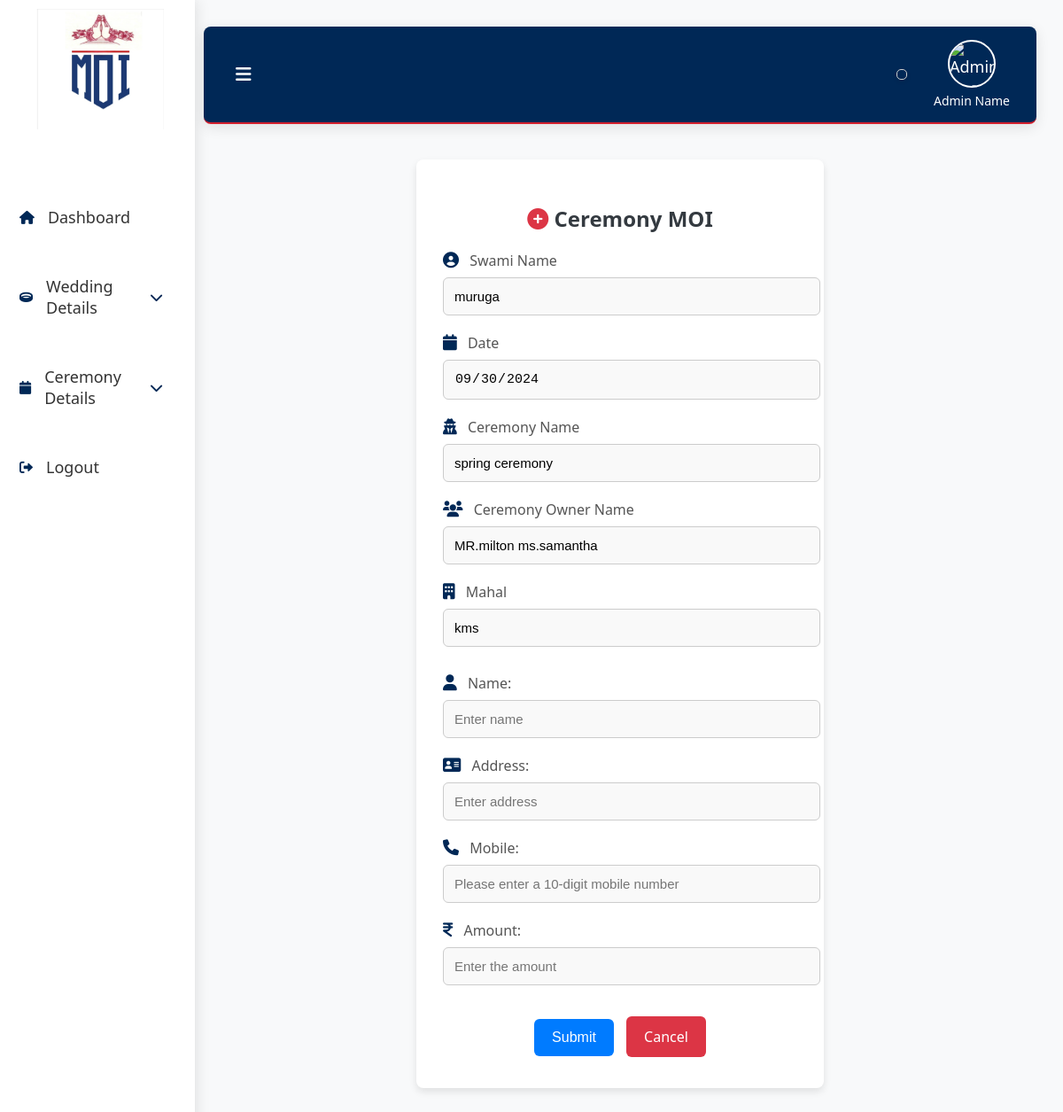
The page /ceremonymoi.php (signed in) on the database its author committed.
### tables this page shows
CREATE TABLE `ceremony` (
  `id` int(11) NOT NULL,
  `swaminame` varchar(225) NOT NULL,
  `date` date NOT NULL DEFAULT current_timestamp(),
  `ceremony` varchar(225) NOT NULL,
  `ceremonyowner` varchar(225) NOT NULL,
  `mahal` varchar(225) NOT NULL,
  `place` varchar(225) NOT NULL,
  `timing` time NOT NULL
);

### ceremonymoi.php (the view, shortened to what this page needs)
<?php
include('db.php');
$sql = "SELECT * FROM ceremony ORDER BY id DESC LIMIT 1";
$result = $con->query($sql);
?>
<!DOCTYPE html>
<html lang="en">
<head>
    <link rel="stylesheet" href="https://cdnjs.cloudflare.com/ajax/libs/font-awesome/6.0.0-beta3/css/all.min.css">
</head>
<body>
    <div class="sidebar">
        <div class="logo">
            <img src="asset/image/img/e11b7541-268d-43bd-8658-22c2cb761d9d.jfif" alt="Logo">
        </div>
        <ul>
        <li><a href="dashboard.php" class="active"><i class="fa fa-home" aria-hidden="true"></i> <span class="trans" data-en="Dashboard">Dashboard</span></a></li>
            <li class="dropdown">
                <a href="#" id="weddingDetailsToggle"><i class="fa fa-ring"></i><span class="trans" data-en="Wedding Details">Wedding Details</span><i class="fa fa-chevron-down"></i></a>
            </li>
            <li class="dropdown">
                <a href="#" id="ceremonyDetailsToggle"><i class="fa fa-calendar"></i><span class="trans" data-en="Ceremony Details">Ceremony Details</span><i class="fa fa-chevron-down"></i></a>
            </li>
            <li><a href="logout.php"><i class="fas fa-sign-out-alt"></i> Logout</a></li>
        </ul>
    </div>
    <div class="main-content">
        <div class="header">
            <div class="header-left">
                <button class="toggle-btn" id="toggleBtn"><i class="fas fa-bars"></i></button>
             </div>
            <div class="header-right">
            <div id="google_translate_element"></div>
                <div class="admin-info">
                    <img src="https://cdn.vectorstock.com/i/500p/30/97/flat-business-man-user-profile-avatar-icon-vector-4333097.avif" alt="Admin Image" class="admin-image">
                    <div class="admin-name">Admin Name</div>
                </div>
            </div>
        </div>
        <div class="form-container">
        <h2><i class="fa fa-plus-circle" aria-hidden="true"></i> Ceremony MOI</h2>
        <form action="ceremonymoi_submit.php" method="post">
            <?php if ($result->num_rows > 0): ?>
                <?php $row = $result->fetch_assoc(); ?>
                <div class="form-section">
                    <div class="form-group">
                        <label for="swaminame"><i class="fa fa-user-circle" aria-hidden="true"></i> Swami Name</label>
                        <input type="text" id="swaminame" name="swaminame" value="<?php echo htmlspecialchars($row['swaminame']); ?>" required>
                    </div>
                    <div class="form-group">
                        <label for="date"><i class="fa fa-calendar" aria-hidden="true"></i> Date</label>
                        <input type="date" id="date" name="date" value="<?php echo htmlspecialchars($row['date']); ?>" readonly>
                    </div>
                    <div class="form-group">
                        <label for="ceremony"><i class="fa fa-user-secret" aria-hidden="true"></i> Ceremony Name</label>
                        <input type="text" id="ceremony" name="ceremony" value="<?php echo htmlspecialchars($row['ceremony']); ?>" readonly>
                    </div>
                    <div class="form-group">
                        <label for="ceremonyowner"><i class="fa fa-users" aria-hidden="true"></i> Ceremony Owner Name</label>
                        <input type="text" id="ceremonyowner" name="ceremonyowner" value="<?php echo htmlspecialchars($row['ceremonyowner']); ?>" readonly>
                    </div>
                    <div class="form-group">
                        <label for="mahal"><i class="fa fa-building" aria-hidden="true"></i> Mahal</label>
                        <input type="text" id="mahal" name="mahal" value="<?php echo htmlspecialchars($row['mahal']); ?>" readonly>
                    </div>
                </div>
                <div class="form-section">
                    <div class="form-group">
                        <label for="name"><i class="fa fa-user" aria-hidden="true"></i> Name:</label>
                        <input type="text" id="name" name="name" placeholder="Enter name" required>
                    </div>
                    <div class="form-group">
                        <label for="address"><i class="fa fa-address-card" aria-hidden="true"></i> Address:</label>
                        <input type="text" id="address" name="address" placeholder="Enter address" required>
                    </div>
                    <div class="form-group">
                        <label for="mobile"><i class="fa fa-phone" aria-hidden="true"></i> Mobile:</label>
                        <input type="tel" id="mobile" name="mobile" placeholder="Please enter a 10-digit mobile number" pattern="\d{10}" maxlength="10" required>
                    </div>
                    <div class="form-group">
                        <label for="amount"><i class="fa fa-inr" aria-hidden="true"></i> Amount:</label>
                        <input type="number" id="amount" name="amount" placeholder="Enter the amount" required>
                    </div>
                </div>
                <div class="form-actions">
                    <button type="submit" class="submit-btn">Submit</button>
                    <a href="dashboard.php" class="cancel-btn">Cancel</a>
                </div>
            <?php else: ?>
                <p>No records found</p>
            <?php endif; ?>
        </form>
    </div>
</body>
</html>

### ceremonymoi.php (style rules this page uses)
body { margin: 0; padding: 0; font-family: 'Segoe UI', Tahoma, Geneva, Verdana, sans-serif; background: #f8f9fa; color: #343a40; display: flex; height: 100vh; overflow: hidden; animation: fadeIn 1s ease-in-out; }
.sidebar { width: 200px; background-color: #ffffff; padding: 10px; display: flex; flex-direction: column; justify-content: space-between; position: fixed; height: 100vh; box-shadow: 2px 0 15px rgba(0, 0, 0, 0.1); transition: transform 0.3s ease-in-out; z-index: 1000; overflow-y: auto; }
.main-content { flex: 1; margin-left: 200px; padding: 30px; display: flex; flex-direction: column; overflow-y: auto; transition: margin-left 0.3s ease-in-out; animation: fadeInUp 0.7s ease-in-out; }
.sidebar i { color: #002856; }
.sidebar ul { list-style: none; padding: 0; margin: 0; flex: 1; display: flex; flex-direction: column; margin-top: 30px; }
.sidebar ul li { margin: 15px 0; position: relative; }
.sidebar ul li a { color: #333; text-decoration: none; display: flex; align-items: center; font-size: 18px; padding: 12px; border-radius: 8px; transition: background-color 0.3s ease, color 0.3s ease; }
.sidebar ul li i { margin-right: 15px; font-size: 15px; }
.header { background: linear-gradient(90deg, #002856, #002856); padding: 15px 30px; color: #FFFFFF; font-size: 18px; border-bottom: 2px solid #D21F2D; display: flex; align-items: center; justify-content: space-between; border-radius: 8px; box-shadow: 0 4px 15px rgba(0, 0, 0, 0.1); position: relative; }
.header .header-left { display: flex; align-items: center; flex: 1; }
.header .header-left .toggle-btn { background: none; border: none; color: #FFFFFF; font-size: 20px; cursor: pointer; margin-right: 20px; }
.header .header-right { display: flex; align-items: center; }
.admin-info { display: flex; flex-direction: column; align-items: center; color: #FFFFFF; margin-left: 20px; }
.admin-image { width: 50px; height: 50px; border-radius: 50%; object-fit: cover; border: 2px solid #FFFFFF; margin-bottom: 5px; }
.admin-name { font-size: 14px; color: #FFFFFF; }
.logo { display: flex; justify-content: center; margin-bottom: 30px; }
.logo img { width: 150px; height: auto; }
.form-container { margin: 40px auto; padding: 30px; max-width: 400px; width: 80%; background-color: #ffffff; border-radius: 8px; box-shadow: 0 4px 8px rgba(0, 0, 0, 0.1); }
.form-container h2 { text-align: center; margin-bottom: 20px; color:(90deg, #002856, #002856); font-size: 24px; font-weight: 600; }
.form-container h2 i { color:#dc3545; }
.form-section { margin-bottom: 30px; }
.form-group { margin-bottom: 20px; }
.form-group i { color: #002856; margin-right: 8px; font-size: 18px; }
.form-group label { display: block; font-weight: 500; margin-bottom: 8px; color: #555555; }
.form-group input, .form-group select { width: 100%; padding: 12px; font-size: 15px; border: 1px solid #cccccc; border-radius: 6px; background-color: #f9f9f9; transition: border-color 0.3s, box-shadow 0.3s; }
.form-actions { text-align: center; }
.submit-btn, .cancel-btn { display: inline-block; padding: 12px 20px; border: none; border-radius: 6px; cursor: pointer; font-size: 16px; text-align: center; text-decoration: none; margin: 5px; transition: background-color 0.3s, box-shadow 0.3s, transform 0.3s; }
.submit-btn { background-color: #007bff; color: #ffffff; }
.cancel-btn { background-color: #dc3545; color: #ffffff; }
#google_translate_element { margin: 10px; padding: 5px; border: 1px solid #ccc; border-radius: 5px; background: linear-gradient(90deg, #002856, #002856); box-shadow: 0 2px 5px rgba(0, 0, 0, 0.1); font-family: Arial, sans-serif; text-align: center; }
@media (min-width: 769px) { .sidebar { width: 200px; } }
@media (min-width: 769px) { .main-content { margin-left: 200px; padding: 30px; } }
@media (min-width: 769px) { .header { font-size: 18px; padding: 15px 30px; } }
@media (min-width: 769px) { .form-container { padding: 30px; max-width: 400px; } }
@media (min-width: 769px) { .submit-btn, .cancel-btn { font-size: 16px; padding: 12px 20px; } }

### rows shown on the page
ceremony: swaminame "muruga", date "09/30/2024", ceremony "spring ceremony", ceremonyowner "MR.milton ms.samantha", mahal "kms"
